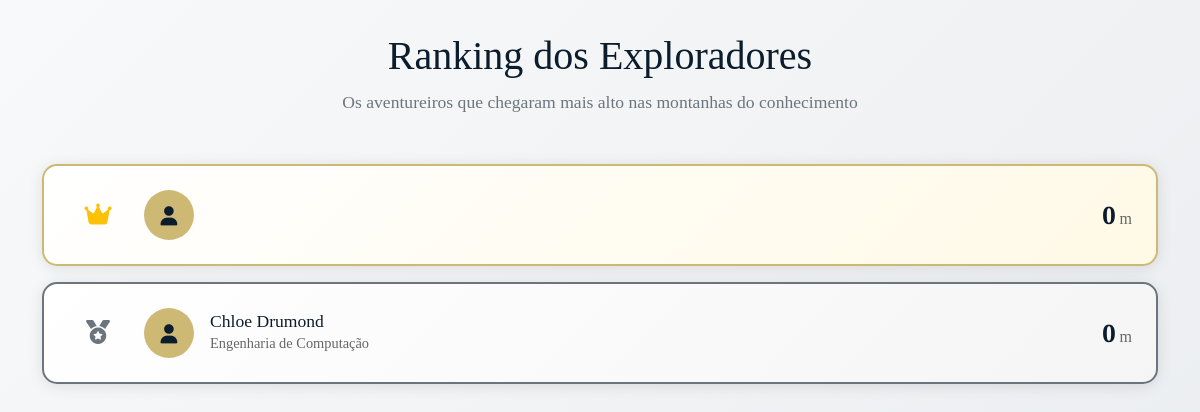
The page /ranking/ on the database as committed earlier.
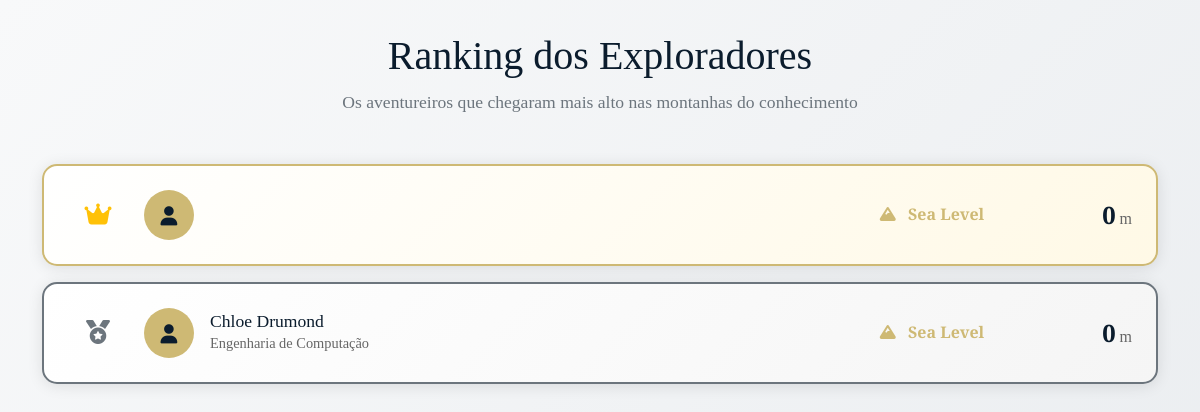
The same page on the database as committed later.
### materials/models.py (models this page shows, shortened)
class UserProfile(models.Model):
    user = models.OneToOneField(User, on_delete=models.CASCADE, related_name='profile')
    curso = models.CharField(max_length=100, verbose_name="Curso")
    altitude_total = models.IntegerField(default=0, verbose_name="Altitude Total")
    montanha_atual = models.ForeignKey(
        MountainLevel,
        on_delete=models.SET_NULL,
        null=True,
        blank=True,
        verbose_name="Montanha Atual"
    )
    montanhas_conquistadas = models.ManyToManyField(
        MountainLevel,
        through='MountainAchievement',
        related_name='conquistadores',
        verbose_name="Montanhas Conquistadas"
    )
    created_at = models.DateTimeField(auto_now_add=True)
    updated_at = models.DateTimeField(auto_now=True)
    class Meta:
        verbose_name = "Perfil do Usuário"
        verbose_name_plural = "Perfis dos Usuários"

class MountainLevel(models.Model):
    name = models.CharField(max_length=100, verbose_name="Nome da Montanha")
    min_altitude = models.IntegerField(verbose_name="Altitude Mínima")
    max_altitude = models.IntegerField(verbose_name="Altitude Máxima")
    description = models.TextField(blank=True, verbose_name="Descrição")
    image = models.ImageField(upload_to='mountains/', blank=True, null=True, verbose_name="Imagem")
    class Meta:
        verbose_name = "Nível de Montanha"
        verbose_name_plural = "Níveis de Montanha"
        ordering = ['min_altitude']

### materials/views.py (the view)
# urls.py: path('ranking/', views.ranking_usuarios, name='ranking_usuarios'),
def ranking_usuarios(request):
    usuarios = UserProfile.objects.select_related('user', 'montanha_atual').order_by('-altitude_total')[:20]
    context = {
        'usuarios': usuarios,
    }
    return render(request, 'materials/ranking.html', context)

### templates/materials/ranking.html (shortened to what this page needs)
{% extends 'base.html' %}
{% load static %}
{% block body_class %}ranking-body{% endblock %}
{% block content %}
<div class="ranking-container">
    <div class="container">
        <div class="ranking-header text-center mb-5">
            <h1 class="ranking-title">Ranking dos Exploradores</h1>
            <p class="ranking-subtitle">Os aventureiros que chegaram mais alto nas montanhas do conhecimento</p>
        </div>
        <div class="ranking-list">
            {% for profile in usuarios %}
                <div class="ranking-item {% if forloop.counter <= 3 %}podium-{{ forloop.counter }}{% endif %}">
                    <div class="position">
                        {% if forloop.counter == 1 %}
                            <i class="fas fa-crown text-warning"></i>
                        {% elif forloop.counter == 2 %}
                            <i class="fas fa-medal text-secondary"></i>
                        {% elif forloop.counter == 3 %}
                            <i class="fas fa-award text-warning"></i>
                        {% else %}
                            <span class="position-number">{{ forloop.counter }}</span>
                        {% endif %}
                    </div>
                    <div class="user-info">
                        <div class="user-avatar">
                            <i class="fas fa-user"></i>
                        </div>
                        <div class="user-details">
                            <h5 class="user-name">{{ profile.user.get_full_name }}</h5>
                            <p class="user-course">{{ profile.curso }}</p>
                        </div>
                    </div>
                    <div class="mountain-info">
                        {% if profile.montanha_atual %}
                            <div class="current-mountain">
                                <i class="fas fa-mountain"></i>
                                <span>{{ profile.montanha_atual.name }}</span>
                            </div>
                        {% endif %}
                    </div>
                    <div class="altitude-display">
                        <span class="altitude-number">{{ profile.altitude_total }}</span>
                        <span class="altitude-unit">m</span>
                    </div>
                </div>
            {% endfor %}
        </div>
    </div>
</div>
{% endblock %}

### templates/base.html (shortened to what this page needs)
<!DOCTYPE html>
<html lang="pt-BR">
<head>
    <link href="https://cdn.jsdelivr.net/npm/bootstrap@5.3.0/dist/css/bootstrap.min.css" rel="stylesheet">
    <link href="https://cdnjs.cloudflare.com/ajax/libs/font-awesome/6.4.0/css/all.min.css" rel="stylesheet">
    {% load static %}
    <link rel="stylesheet" href="{% static 'css/style.css' %}">
</head>
<body class="{% block body_class %}{% endblock %}">
    {% block content %}{% endblock %}
    {% load static %}
</body>
</html>

### static/css/style.css (style rules this page uses)
* { margin: 0; padding: 0; box-sizing: border-box; }
:root { --navy-blue: #0B1C2D; --gold: #CEB974; --white: #ffffff; --font-family: 'Crimson Text', serif; --transition: all 0.3s ease; }
body { font-family: var(--font-family); line-height: 1.6; overflow-x: hidden; }

### templates/materials/ranking.html (style rules this page uses)
.ranking-body { background: linear-gradient(135deg, #f8f9fa, #e9ecef); min-height: 100vh; padding: 2rem 0; }
.ranking-title { color: var(--navy-blue); font-size: 2.5rem; margin-bottom: 0.5rem; }
.ranking-subtitle { color: #6c757d; font-size: 1.1rem; }
.ranking-item { display: flex; align-items: center; background: white; padding: 1.5rem; margin-bottom: 1rem; border-radius: 15px; box-shadow: 0 2px 15px rgba(0,0,0,0.1); transition: transform 0.3s ease, box-shadow 0.3s ease; }
.podium-1 { background: linear-gradient(135deg, #fff, #fff9e6); border: 2px solid var(--gold); }
.podium-2 { background: linear-gradient(135deg, #fff, #f5f5f5); border: 2px solid #6c757d; }
.position { flex: 0 0 60px; text-align: center; font-size: 1.5rem; }
.user-info { flex: 1; display: flex; align-items: center; margin-left: 1rem; }
.user-avatar { width: 50px; height: 50px; background: var(--gold); border-radius: 50%; display: flex; align-items: center; justify-content: center; color: var(--navy-blue); font-size: 1.2rem; margin-right: 1rem; }
.user-name { margin: 0; color: var(--navy-blue); font-size: 1.1rem; }
.user-course { margin: 0; color: #666; font-size: 0.9rem; }
.mountain-info { flex: 0 0 200px; text-align: center; }
.current-mountain { color: var(--gold); font-weight: 600; }
.current-mountain i { margin-right: 0.5rem; }
.altitude-display { flex: 0 0 100px; text-align: right; }
.altitude-number { font-size: 1.5rem; font-weight: bold; color: var(--navy-blue); }
.altitude-unit { font-size: 1rem; color: #666; }

Rows that differ between the two databases and show on the page:
changed UserProfile (number 1 of 2 on the later page): montanha_atual_id empty → 13 (drawn); montanha_atual.name (not shown) → "Sea Level"
changed UserProfile "Engenharia de Computação": montanha_atual_id empty → 13 (drawn); montanha_atual.name (not shown) → "Sea Level"
